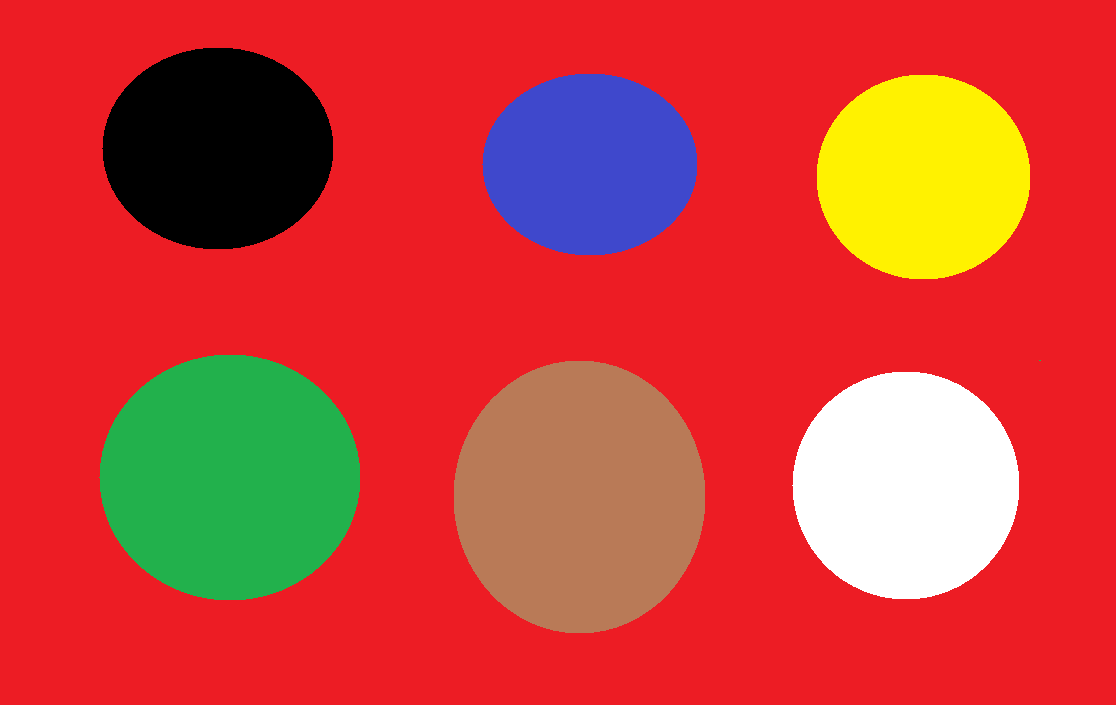
#> input picture kodlar/images/renkler.png, 1116 x 705 px
$ python inrange_bgr.py
#> lines starting #> are read from the running program, lines starting #| are printed output that depends on the picture; after the words box and inside, x2 and y2 are one past the last pixel; in counts of white or black regions, pixels touching at a corner belong together
import cv2
import numpy as np

image = cv2.imread("../images/renkler.png")
#> image is the input picture: shape (705, 1116, 3); mean B, G, R 56.7, 65.5, 204.4

cv2.imshow("image", image)
cv2.waitKey()


lower_bgr = (150, 0, 0)
upper_bgr = (255, 255, 255)
# -> all green and red values, but blue values that are higher than 150

filtered = cv2.inRange(image, (150, 0, 0), (255, 255, 255))
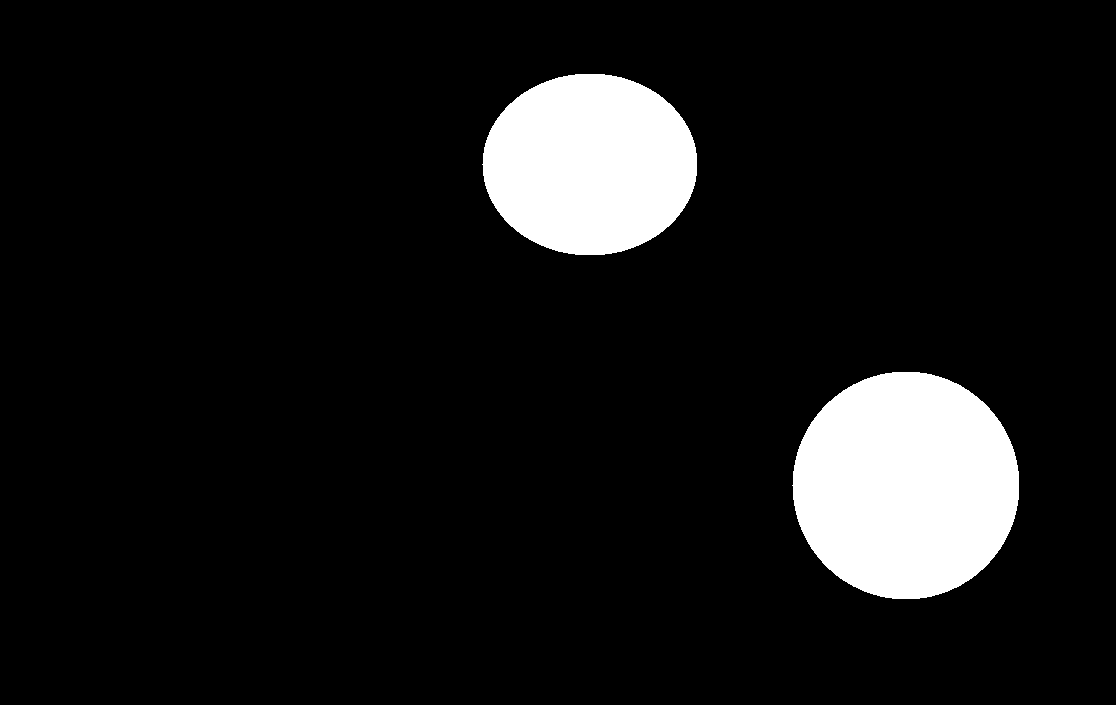
#> filtered: shape (705, 1116); 9.1% white; 2 white regions, box (x1, y1, x2, y2) and area: (792, 372, 1019, 599) 40571, (482, 74, 697, 255) 30675

cv2.imshow("inRange", filtered)

cv2.waitKey()
